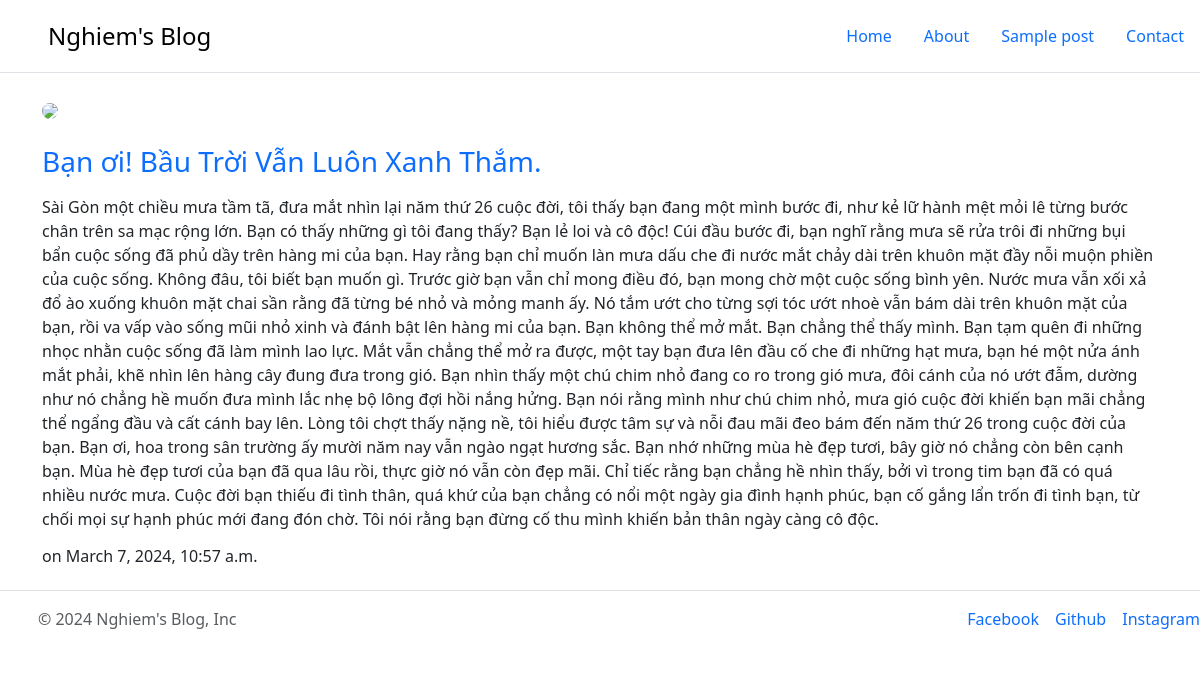
/4, run on the app's committed database.
### TrangChu/models.py (models this page shows, shortened)
class BaiViet(models.Model):
    title = models.CharField(max_length=100)
    content = models.TextField()
    image  = models.ImageField(null=True, blank=True, upload_to='media/img')
    created_at = models.DateTimeField(auto_now_add = True)
    updated_at = models.DateTimeField(auto_now = True)
    class Meta:
        ordering = ['-created_at']

### TrangChu/views.py (the view)
# urls.py: path('<int:id>', views.post, name='post_detail')
def post(request, id):
    post = BaiViet.objects.get(id=id)
    return render(request, 'chitietbaiviet.html', {'post':post})

### TrangChu/templates/chitietbaiviet.html (shortened to what this page needs)
{% extends "base.html" %}
{% block content %}
<div class="container">
    <h3><a style="text-decoration: none;" href="{% url 'post_detail' post.id %}">{{ post.title }}</a></h3>
    {% if post.content %}
        <p>{{ post.content }}</p>
    {% endif %}
    <h6>on {{ post.created_at }}</h6>
</div>
{% endblock %}

### TrangChu/static/css/style.css (style rules this page uses)
html { scroll-behavior: smooth; }
a { list-style: none !important; }

### data on the page
BaiViet: title "Bạn ơi! Bầu Trời Vẫn Luôn Xanh Thắm.", content "Sài Gòn một chiều mưa tầm tã, đưa mắt nhìn lại năm thứ 26 cuộc đời, tôi thấy bạn đang một mình bước đi, như kẻ lữ hành mệt mỏi lê từng bước chân trên sa mạc rộng lớn. Bạn có thấy những gì tôi đang thấy? Bạn lẻ loi và cô độc! Cúi đầu bước đi, bạn nghĩ rằng mưa sẽ rửa trôi đi những bụi bẩn cuộc sống đã phủ dầy trên hàng mi của bạn. Hay rằng bạn chỉ muốn làn mưa dấu che đi nước mắt chảy dài trên khuôn mặt đầy nỗi muộn phiền của cuộc sống. Không đâu, tôi biết bạn muốn gì. Trước giờ bạn vẫn chỉ mong điều đó, bạn mong chờ một cuộc sống bình yên. Nước mưa vẫn xối xả đổ ào xuống khuôn mặt chai sần rằng đã từng bé nhỏ và mỏng manh ấy. Nó tắm ướt cho từng sợi tóc ướt nhoè vẫn bám dài trên khuôn mặt…", created_at "March 7, 2024, 10:57 a.m."
